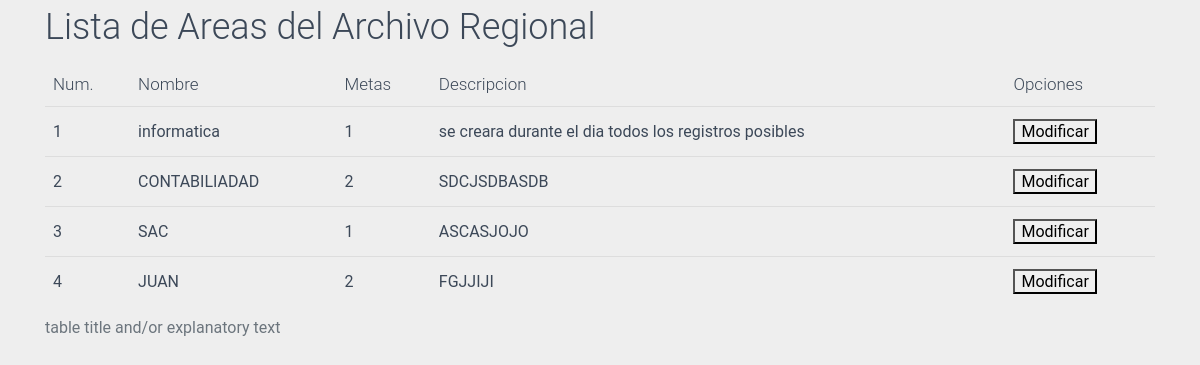
The page /moduloA/listaAreas.php on the database its author committed.
### tables this page shows
CREATE TABLE `areas` (
  `id_areas` int(11) NOT NULL AUTO_INCREMENT,
  `nombre` varchar(50) DEFAULT NULL,
  `id_metas` int(11) DEFAULT NULL,
  `descripcion` text,
  `f_creacion` date DEFAULT NULL,
  `f_update` timestamp NOT NULL DEFAULT CURRENT_TIMESTAMP ON UPDATE CURRENT_TIMESTAMP,
  PRIMARY KEY (`id_areas`),
  KEY `id_metas` (`id_metas`),
  CONSTRAINT `areas_ibfk_1` FOREIGN KEY (`id_metas`) REFERENCES `metas` (`id_metas`)
);

### moduloA/models/Conexion.php (called while the page is built, shortened)
<?php
class Conexion {
	public function Conectar() {
		$mysqli = new mysqli("localhost","root", "", "bd_institucion");
		$mysqli->set_charset("utf8");
		return $mysqli;
	}
}
?>

### moduloA/models/areas.model.php (called while the page is built, shortened)
<?php
require_once("Conexion.php");
class Areas
{
    private $conn;
    function __construct()
    {
        $link = new Conexion();
        $this->conn = $link->Conectar();
        return $this->conn;
    }
    public function Consultar()
    {
        $sql = "SELECT id_areas, nombre, id_metas, descripcion,f_creacion,f_update from areas;";
        if(!$response = $this->conn->query($sql)){
            echo "Error: " . mysqli_error($this->conn);
            exit();
        }
        return $response;
    }
}

### moduloA/listaAreas.php (the view)
<?php
include("../moduloA/models/areas.model.php");
$areas = new Areas();
$data = $areas->Consultar();
$i = 1;
?>
<link rel="stylesheet" type="text/css" href="assets/css/material-dashboard.css">
<div class="container">
	<h2>Lista de Areas del Archivo Regional</h2>
	<table class="table">
		<caption>table title and/or explanatory text</caption>
		<thead>
			<tr>
				<th>Num.</th>
				<th>Nombre</th>
				<th>Metas</th>
				<th>Descripcion</th>
				<th>Opciones</th>
			</tr>
		</thead>
		<tbody>
			<?php
			while ($fila = $data->fetch_array(MYSQLI_ASSOC)) {
			?>
			<tr>
				<td><?php echo $i; ?></td>
				<td><?php echo $fila['nombre']; ?></td>
				<td><?php echo $fila['id_metas']; ?></td>
				<td><?php echo $fila['descripcion']; ?></td>
				<td>
					<button>Modificar</button>
				</td>
			</tr>
		<?php
		$i++;
		} ?>
		</tbody>
	</table>
</div>

### rows shown on the page
areas: nombre "informatica", id_metas "1", descripcion "se creara durante el dia todos los registros posibles"
areas: nombre "CONTABILIADAD", id_metas "2", descripcion "SDCJSDBASDB"
areas: nombre "SAC", id_metas "1", descripcion "ASCASJOJO"
areas: nombre "JUAN", id_metas "2", descripcion "FGJJIJI"
